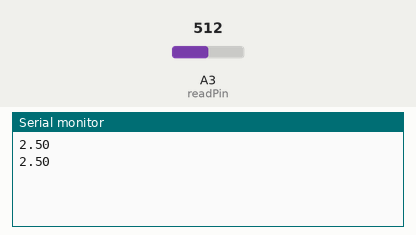
This sketch was run on a simulated Arduino Uno, built with avr-gcc and run on an emulated ATmega328P. Shown: the last lines printed to the serial monitor. The test bench sets the inputs (shaded band); at power-on: A3 (readPin) = 512.

Above: at 1.6 s.
1.7 s: A3 (readPin) set to 716
At 1.7 s:
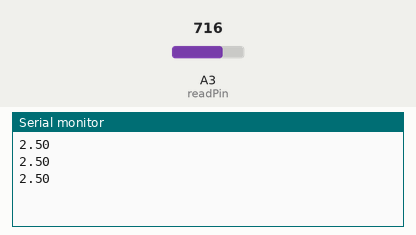
3.2 s: A3 (readPin) set to 900
At 3.9 s:
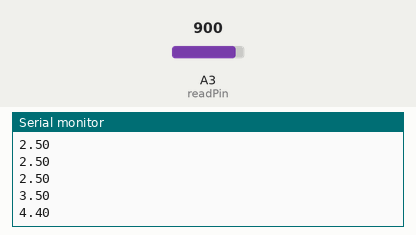
Timing chart, 0 to 6.2 s (numbered marks = the images above; inputs shaded):
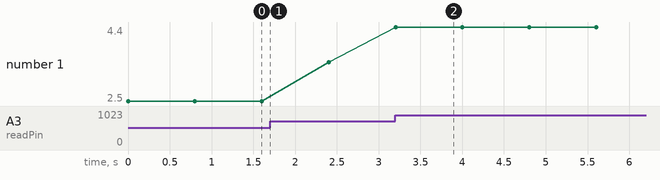

Measured:
- after the input at 3.2 s, the serial monitor: prints a new line at once (image 2)
- plotted number 1: 2.5 → 3.5 after the input at 1.7 s, 3.5 → 4.4 after the input at 3.2 s

The sketch:

voltage_analogRead.ino
```cpp
int readPin = A3;
int readVal;
float V2;
int timer = 800;

void setup ()
{
   pinMode(readPin, INPUT);
   Serial.begin(9600);
}

void loop ()
{
  readVal = analogRead(readPin);

  V2 = (5./1023.)*readVal;

  Serial.println(V2);

  delay(timer);
}
```
